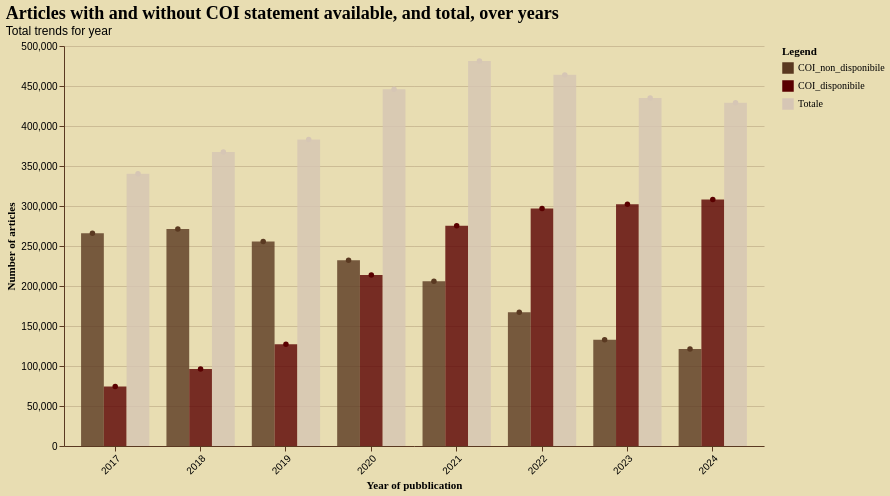

This figure's Vega-Lite source:
### Vega-Lite specification from a JSON file in a GitHub repository (floating-point values rounded to 4 significant figures)
{"config": {"background": "#fbf3d3", "view": {"stroke": "transparent", "width": 350, "height": 250}, "axis": {"domainColor": "#5a3921", "gridColor": "#5a3921", "gridOpacity": 0.2, "tickColor": "#5a3921", "labelColor": "black", "titleColor": "black", "titleFont": "EB Garamond"}, "legend": {"labelColor": "black", "titleColor": "black", "labelFont": "EB Garamond", "titleFont": "EB Garamond"}, "title": {"color": "black", "font": "EB Garamond", "anchor": "start", "fontSize": 18}, "mark": {"color": "#6b4a32", "opacity": 0.8}, "bar": {"color": "#6b4a32", "opacity": 0.8}, "line": {"color": "#6b4a32", "opacity": 0.8}, "area": {"color": "#6b4a32", "opacity": 0.8}, "point": {"color": "#6b4a32", "opacity": 0.8}}, "layer": [{"mark": {"type": "bar"}, "encoding": {"color": {"field": "Tipo", "legend": {"title": "Legend"}, "scale": {"domain": ["COI_non_disponibile", "COI_disponibile", "Totale"], "range": ["#5a3921", "#5a0000", "#d6c6b5"]}, "type": "nominal"}, "x": {"axis": {"labelAngle": -45, "title": "Year of pubblication"}, "field": "Anno", "type": "ordinal"}, "xOffset": {"field": "Tipo", "type": "nominal"}, "y": {"axis": {"title": "Number of articles"}, "field": "Articoli", "type": "quantitative"}}, "transform": [{"fold": ["COI_non_disponibile", "COI_disponibile", "Totale"], "as": ["Tipo", "Articoli"]}]}, {"mark": {"type": "line", "point": true}, "encoding": {"color": {"field": "Tipo", "legend": null, "scale": {"domain": ["COI_non_disponibile", "COI_disponibile", "Totale"], "range": ["#5a3921", "#5a0000", "#d6c6b5"]}, "type": "nominal"}, "x": {"field": "Anno", "type": "ordinal"}, "xOffset": {"field": "Tipo", "type": "nominal"}, "y": {"field": "Articoli", "type": "quantitative"}}, "transform": [{"fold": ["COI_non_disponibile", "COI_disponibile", "Totale"], "as": ["Tipo", "Articoli"]}]}], "background": "#e8ddb2", "data": {"name": "data-8fdebcc34ec057f32f07517bf07a50d9"}, "height": 400, "title": {"text": "Articles with and without COI statement available, and total, over years", "subtitle": "Total trends for year"}, "width": 700, "$schema": "https://vega.github.io/schema/vega-lite/v5.20.1.json", "datasets": {"data-8fdebcc34ec057f32f07517bf07a50d9": [{"Unnamed: 0": 0, "Anno": 2017, "COI_disponibile": 74506, "COI_non_disponibile": 265930, "with_COI_%": 21.9, "no_COI_%": 78.1, "Totale": 340436}, {"Unnamed: 0": 1, "Anno": 2018, "COI_disponibile": 96346, "COI_non_disponibile": 271268, "with_COI_%": 26.2, "no_COI_%": 73.8, "Totale": 367614}, {"Unnamed: 0": 2, "Anno": 2019, "COI_disponibile": 127288, "COI_non_disponibile": 255718, "with_COI_%": 33.2, "no_COI_%": 66.8, "Totale": 383006}, {"Unnamed: 0": 3, "Anno": 2020, "COI_disponibile": 213626, "COI_non_disponibile": 232257, "with_COI_%": 47.9, "no_COI_%": 52.1, "Totale": 445883}, {"Unnamed: 0": 4, "Anno": 2021, "COI_disponibile": 275347, "COI_non_disponibile": 205902, "with_COI_%": 57.2, "no_COI_%": 42.8, "Totale": 481249}, {"Unnamed: 0": 5, "Anno": 2022, "COI_disponibile": 296750, "COI_non_disponibile": 167169, "with_COI_%": 64.0, "no_COI_%": 36.0, "Totale": 463919}, {"Unnamed: 0": 6, "Anno": 2023, "COI_disponibile": 302109, "COI_non_disponibile": 132863, "with_COI_%": 69.5, "no_COI_%": 30.5, "Totale": 434972}, {"Unnamed: 0": 7, "Anno": 2024, "COI_disponibile": 308027, "COI_non_disponibile": 121115, "with_COI_%": 71.8, "no_COI_%": 28.2, "Totale": 429142}]}}
